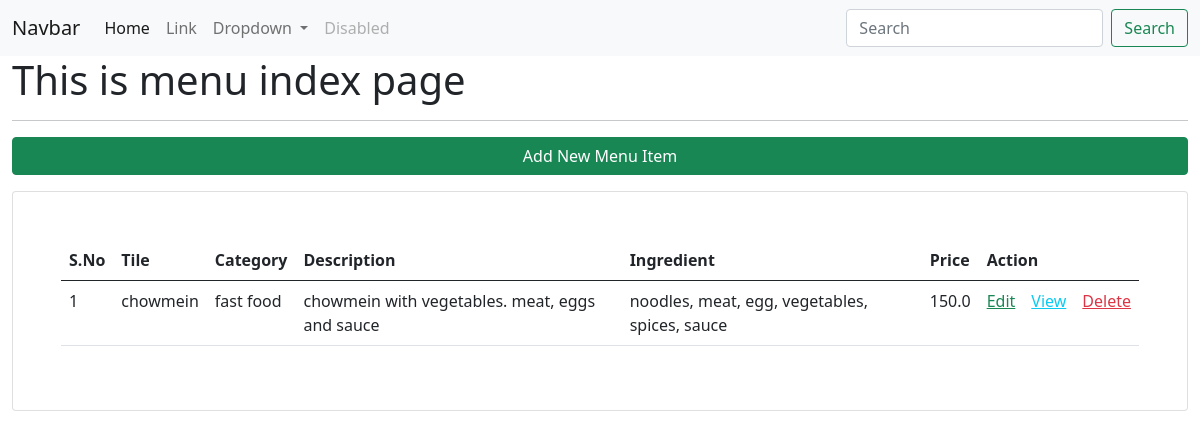
The app's page /menu/, older data.
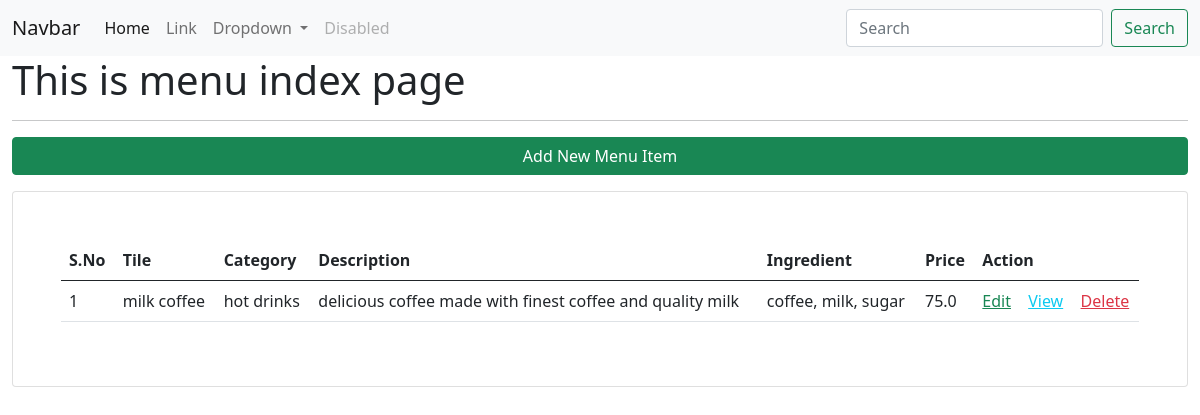
The same page, newer data.
### app_restro/models.py (models this page shows, shortened)
class MenuModel(models.Model):
    menu_title=models.CharField(max_length=100)
    category_id=models.ForeignKey(Category, on_delete=models.CASCADE)
    menu_desc=models.CharField(max_length=200)
    menu_img=models.FileField(upload_to="menu/images/", blank=True)
    menu_ingredient=models.CharField(max_length=200)
    menu_price=models.FloatField()
    class Meta:
        db_table="app_menus"

class Category(models.Model):
    category_name=models.CharField(max_length=200)
    class Meta:
        db_table="app_categories"

### app_restro/views.py (the view)
# urls.py: path('menu/',views.menu_index, name='menu-list'),
def menu_index(request):
    data=MenuModel.objects.all()
    context={"data":data}
    return render(request, 'menus/index.html',context)

### templates/menus/index.html (shortened to what this page needs)
{% extends "layouts/master.html" %}
{% block content %}
<div class="container-fluid">
    <h1>This is menu index page</h1><hr>
    <a href="{% url 'menu-add' %}" class="btn btn-success col-12 mb-3">Add New Menu Item</a>
    <div class="card p-5">
        <table class="table table-hover">
            <thead>
                <th>S.No</th>
                <th>Tile</th>
                <th>Category</th>
                <th>Description</th>
                <th>Ingredient</th>
                <th>Price</th>
                <th colspan="3">Action</th>
            </thead>
            <tbody>
                {% for val in data %}
                <tr>
                    <td>{{ forloop.counter }}</td>
                    <td>{{ val.menu_title }}</td>
                    <td>{{ val.category_id.category_name }}</td>
                    <td>{{ val.menu_desc }}</td>
                    <td>{{ val.menu_ingredient }}</td>
                    <td>{{ val.menu_price }}</td>
                    <td><a href="{% url 'menu-edit' val.id %}" class="link-success">Edit</a></td>
                    <td><a href="{% url 'menu-show' val.id %}" class="link-info">View</a></td>
                    <td><a href="{% url 'menu-delete' val.id %}" class="link-danger">Delete</a></td>
                </tr>
                {% endfor %}
            </tbody>
        </table>
    </div>
</div>
{% endblock %}

Row changes from the older to the newer data that the page shows:
removed MenuModel: menu_title "chowmein", category_id.category_name "fast food", menu_desc "chowmein with vegetables. meat, eggs and sauce", menu_ingredient "noodles, meat, egg, vegetables, spices, sauce", menu_price "150.0"
added MenuModel: menu_title "milk coffee", category_id.category_name "hot drinks", menu_desc "delicious coffee made with finest coffee and quality milk", menu_ingredient "coffee, milk, sugar", menu_price "75.0"
